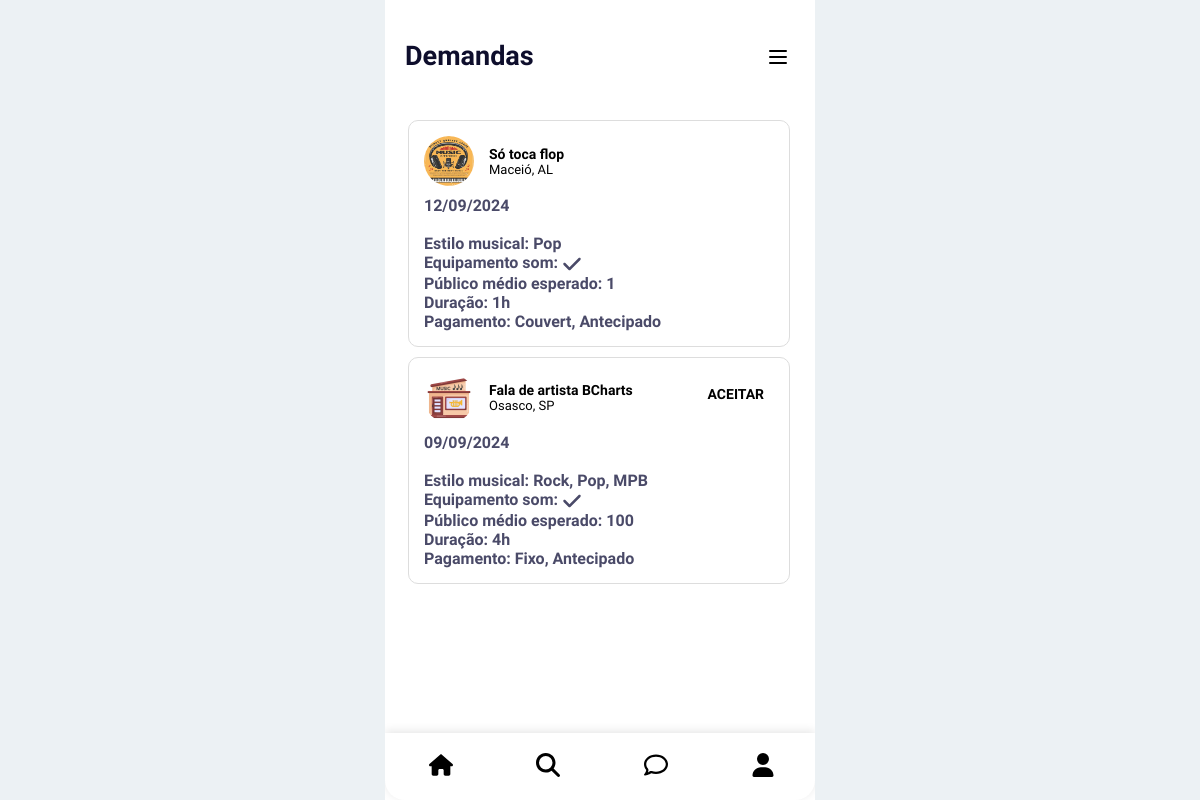
The app's page /homeMusico (signed in) with its own data.
### app/models/Demanda.py (models this page shows, shortened)
class Demanda(bd.Model):
    __tablename__ = 'demanda'
    id = bd.Column(bd.Integer, primary_key=True, autoincrement=True)
    data_show = bd.Column(bd.Date, nullable=False)
    raio_procurado = bd.Column(bd.Integer, nullable=False)
    fornece_equipamento = bd.Column(bd.Boolean, default=False)
    publico_esperado = bd.Column(bd.Integer, nullable=False)
    duracao_show = bd.Column(bd.String(5), nullable=False)
    visivel = bd.Column(bd.Boolean, default=True)
    tipo_pagamento = bd.Column(SQLAEnum(TipoPagamentoEnum), nullable=False)
    momento_pagamento = bd.Column(SQLAEnum(MomentoPagamentoEnum), nullable=False)
    estilos = bd.relationship('EstiloMusical', secondary='demanda_estilos')
    dono = bd.Column(bd.Integer, bd.ForeignKey('contratante.id'), nullable=False)

### app/models/Perfil.py (models this page shows, shortened)
class Imagem(bd.Model):
    __tablename__ = 'imagem'
    id = bd.Column(bd.Integer, primary_key=True, autoincrement=True)
    dono = bd.Column(bd.Integer, bd.ForeignKey('usuario.id'), nullable=False)
    nome = bd.Column(bd.String(25), nullable=False, unique=True)
    tipo_foto = bd.Column(SQLAEnum(TipoFotoEnum), nullable=False)
    caminho = bd.Column(bd.String(255), nullable=False)

### app/models/Contratante.py (models this page shows, shortened)
class Contratante(bd.Model):
    __tablename__ = 'contratante'
    id = bd.Column(bd.Integer, bd.ForeignKey('pessoa.id'), primary_key=True)
    nome_estabelecimento = bd.Column(bd.String(80), nullable=False)
    cep = bd.Column(bd.String(10), nullable=False)
    estado = bd.Column(bd.String(2), nullable=False)
    cidade = bd.Column(bd.String(80), nullable=False)
    bairro = bd.Column(bd.String(80), nullable=False)
    numero = bd.Column(bd.Integer, nullable=False)
    complemento = bd.Column(bd.String(200), nullable=False)

### app/routes/MusicianHome.py (the view)
@app.route("/homeMusico", methods=["GET"])
def get_home_musico():
    return render_template(MUSICIAN_HOME_HTML, demands=get_demandas())

### app/models/BancoDeDados.py (called while the page is built)
    @staticmethod
    def GetDemandas(id_dono=None):
        with app.app_context():
            if id_dono is None:
                return list(Demanda.query.filter_by(visivel=True).all())
            else:
                return list(Demanda.query.filter_by(dono=id_dono).all())

    @staticmethod
    def GetMatchesMusico(id_musico):
        with app.app_context():
            return list(Match.query.filter_by(id_musico=id_musico).all())

    @staticmethod
    def GetContratante(id_contratante):
        with app.app_context():
            return Contratante.query.get(id_contratante)

    @staticmethod
    def GetEstilosMusicais(id_demanda):
        with app.app_context():
            estilos = DemandaEstilos.query.filter_by(demanda=id_demanda).all()
            estilos_musicais = []
            for estilo in estilos:
                estilos_musicais.append(EstiloMusical.query.with_entities(EstiloMusical.nome).filter_by(id=estilo.estilo_musical).first()[0])
            return estilos_musicais

    @staticmethod
    def GetImagemPerfil(dono):
        with app.app_context():
            return Imagem.query.filter_by(dono=dono, tipo_foto=TipoFotoEnum.PERFIL).first()

### app/templates/musicianHome.html (shortened to what this page needs)
<!DOCTYPE html>
<html lang="en">
<head>
</head>
<body>
    <div class="phone-frame" id="main_content">
        <div class="content">
            <h1>Demandas</h1>
            <div class="filter">
                <button class="filter-button" onclick="toggleFilterMenu()">
                    <svg xmlns="http://www.w3.org/2000/svg" viewBox="0 0 24 24" width="24" height="24" fill="none" stroke="currentColor" stroke-width="2" stroke-linecap="round" stroke-linejoin="round" class="feather feather-filter">
                        <path d="M4 6h16M4 12h16M4 18h16"></path>
                    </svg>
                </button>
            </div>
        </div>
        <div class="demand-list">
            {% for demand in demands %}
                <li class="demand-item" situation="{{ demand.situation }}">
                    <div class="demand-item-header" data-demand-id="{{ demand.id }}">
                        {% if demand.situation == 'Disponível' %}
                            <button class="accept-button">ACEITAR</button>
                        {% endif %}
                    </div>
                    <div class="demand-item-content">
                        <img src="{{ demand.image }}" alt="Image" onerror="this.onerror=null; this.src='../static/images/avatar-default.svg';">
                        <div class="demand-item-text">
                            <h3>{{ demand.contratante }}</h3>
                            <p>{{ demand.cidade }}, {{ demand.estado }}</p>
                        </div>
                    </div>
                    <p>{{ demand.data }}</p>
                    <br>
                    <p>Estilo musical: {{ demand.estilos | join(', ') }}</p>
                    <p>Equipamento som:
                    </p>
                    <p>Público médio esperado: {{ demand.publico }}</p>
                    <p>Duração: {{ demand.duracao }}</p>
                    <p>Pagamento: {{ demand.tipo_pagamento }}, {{ demand.momento_pagamento }}</p>
                </li>
            {% endfor %}
        </div>
        <div class="nav-bar">
            <form action="/homeMusico" method="POST">
                <button type="submit" class="nav-button">
                </button>
            </form>
            <form action="/procurarMusico" method="POST">
                <button class="nav-button">
                    <svg xmlns="http://www.w3.org/2000/svg" viewBox="0 0 512 512">
                        <path
                            d="M416 208c0 45.9-14.9 88.3-40 122.7L502.6 457.4c12.5 12.5 12.5 32.8 0 45.3s-32.8 12.5-45.3 0L330.7 376c-34.4 25.2-76.8 40-122.7 40C93.1 416 0 322.9 0 208S93.1 0 208 0S416 93.1 416 208zM208 352a144 144 0 1 0 0-288 144 144 0 1 0 0 288z" />
                    </svg>
                </button>
            </form>
            <form action="/chatMusico" method="POST">
                <button class="nav-button">
                     </button>
            </form>
            <form action="/perfilMusico" method="POST">
                <button class="nav-button">
                     </button>
            </form>
        </div>
    </div>
</body>
</html>

### app/templates/musicianHome.html (style rules this page uses)
.phone-frame { position: relative; width: 100%; max-width: 430px; height: 100vh; margin: 0 auto; box-sizing: border-box; overflow: hidden; background-color: #ffffff; display: flex; flex-direction: column; justify-content: space-between; }
body { font-family: 'Raleway', sans-serif; margin: 0; padding: 0; background-color: #ECF1F4; display: flex; justify-content: center; align-items: center; min-height: 100vh; width: 100%; }
html { background-color: #ffffff; width: 100%; height: 100%; }
.content { padding: 60px; text-align: center; max-width: 100%; width: 100%; box-sizing: border-box; background-color: #fff; }
h1 { font-family: 'Raleway', sans-serif; font-weight: 700; color: #0e0e2c; margin: 0; position: absolute; top: 40px; left: 20px; font-size: 27px; }
.nav-bar { background-color: #fff; box-shadow: 0 -2px 10px rgba(0, 0, 0, 0.1); display: flex; justify-content: space-around; padding: 10px 0; width: 100%; border-radius: 0 0 20px 20px; }
.nav-button { background: none; border: none; padding: 10px; cursor: pointer; }
.nav-button svg { width: 24px; height: 24px; fill: #000000; transform: translate(2px, 0); }
.demand-list { list-style-type: none; overflow-y: auto; flex-grow: 1; }
.demand-item { position: relative; width: 350px; background-color: #fff; border: 1px solid #ddd; padding: 15px; margin-bottom: 10px; margin-left: 23px; border-radius: 10px; }
.demand-item p { padding: 0; margin: 0; color: #4A4A68; font-weight: 800; }
.demand-item-content { display: flex; align-items: center; margin-bottom: 10px; }
.demand-item img { border-radius: 50%; width: 50px; height: 50px; margin-right: 15px; }
.demand-item-text h3, .demand-item-text p { margin: 0; color: #000000; }
.demand-item-text h3 { font-size: 14px; font-weight: 700; }
.demand-item-text p { font-size: 13px; font-weight: 400; }
.icon { width: 20px; height: 20px; fill: #4A4A68; vertical-align: middle; display: inline-block; }
.demand-item-header { position: absolute; top: 10px; right: 10px; }
.accept-button { font-family: 'Raleway', sans-serif; font-size: 14px; background-color: white; color: black; font-weight: 1000; border: none; padding-top: 18px; padding-right: 15px; border-radius: 5px; cursor: pointer; }
.filter { position: absolute; right: 15px; top: 35px; z-index: 1; }
.filter-button { background: none; border: none; cursor: pointer; padding: 10px; }

### records on screen
Demanda: image (picture), contratante "Só toca flop", cidade "Maceió", estado "AL", data "12/09/2024", estilos "Pop", publico "1", duracao "1h", tipo_pagamento "Couvert", momento_pagamento "Antecipado"
Demanda: shows "ACEITAR", image (picture), contratante "Fala de artista BCharts", cidade "Osasco", estado "SP", data "09/09/2024", estilos "Rock, Pop, MPB", publico "100", duracao "4h", tipo_pagamento "Fixo", momento_pagamento "Antecipado"
